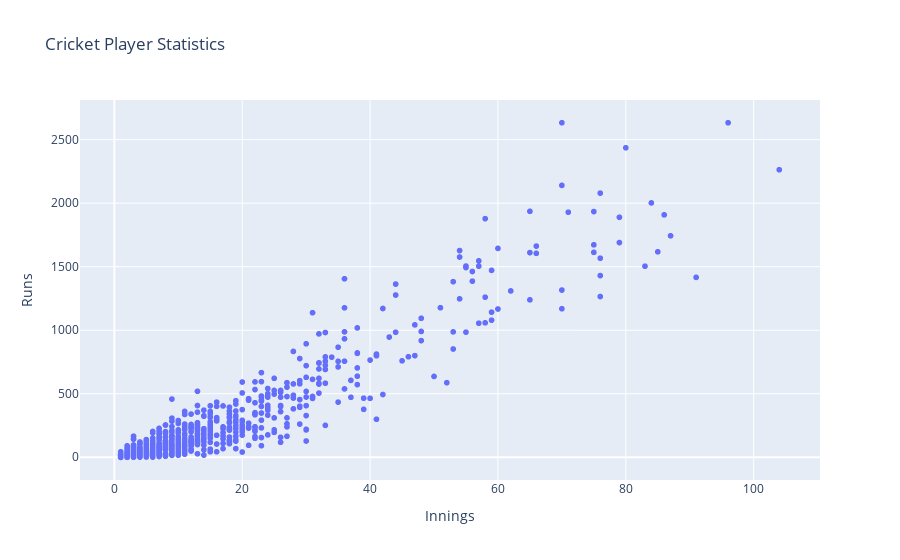

Here is the notebook cell this chart was saved with:
### Code cell
fig = px.scatter(cricket,\
                 x = 'Innings',\
                 y = 'Runs',\
                 height = 500,\
                 title = "Cricket Player Statistics")
fig.show()

### Figure 1 — Plotly figure (JSON) as saved in the notebook; plotly's stock layout.template omitted (floating-point values rounded to 4 significant figures; data arrays with more than 128 entries replaced by an {"elided": "..."} marker saying what was removed)
{"data": [{"hovertemplate": "Innings=%{x}<br>Runs=%{y}<extra></extra>", "legendgroup": "", "marker": {"color": "#636efa", "symbol": "circle"}, "mode": "markers", "name": "", "showlegend": false, "type": "scattergl", "x": {"elided": "1110 int values"}, "xaxis": "x", "y": {"elided": "1110 int values"}, "yaxis": "y"}], "layout": {"autosize": true, "legend": {"tracegroupgap": 0}, "title": {"text": "Cricket Player Statistics"}, "xaxis": {"anchor": "y", "autorange": true, "domain": [0, 1], "range": [-5.224, 110.2], "title": {"text": "Innings"}, "type": "linear"}, "yaxis": {"anchor": "x", "autorange": true, "domain": [0, 1], "range": [-217.3, 2850.0], "title": {"text": "Runs"}, "type": "linear"}}}
